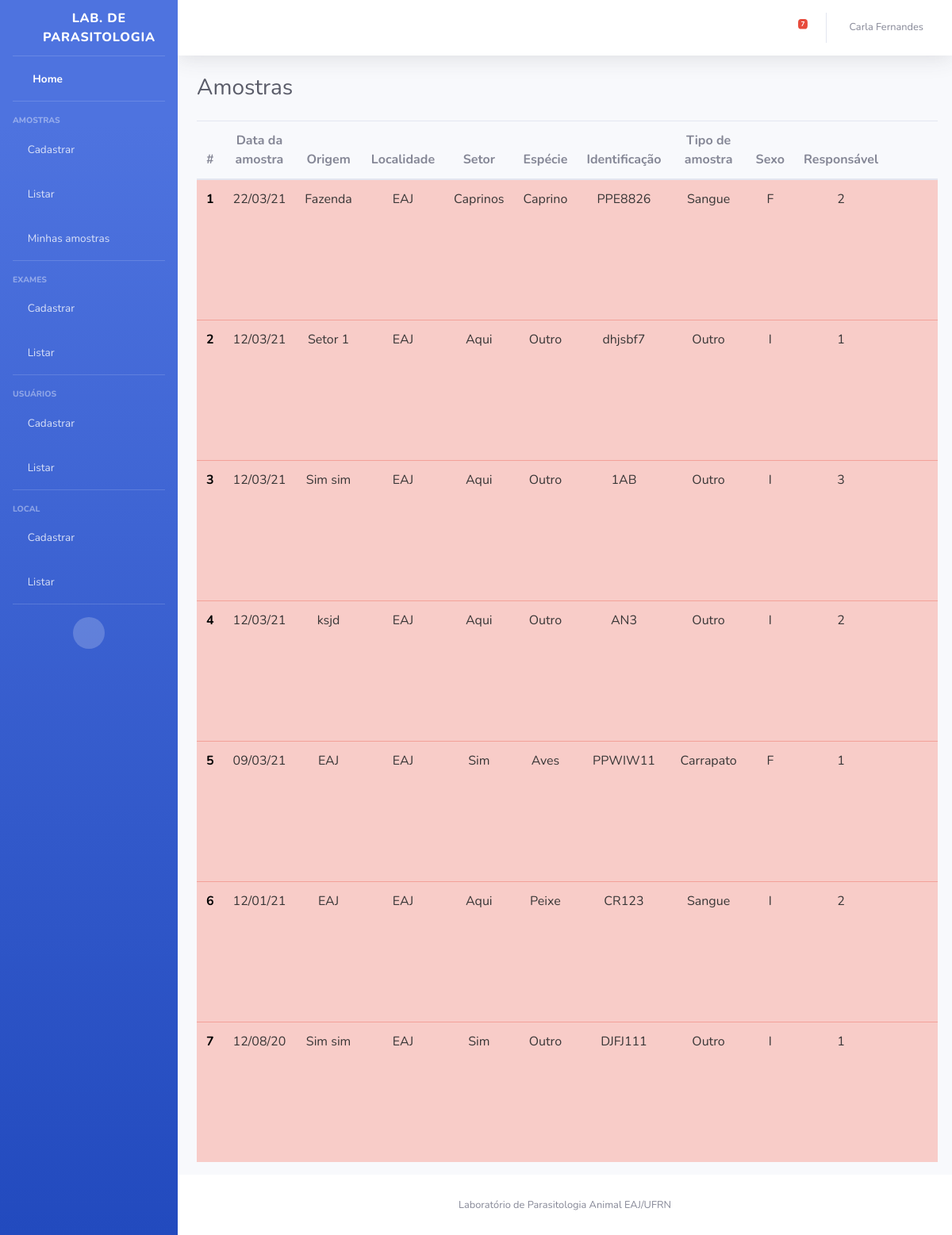
Screenshot of / (signed in) with the database file from the repository.
### Amostra/models.py (models this page shows, shortened)
class Amostra(models.Model):
    identificacao = models.CharField(max_length=10)
    origem = models.CharField(max_length=200)
    responsavel = models.ForeignKey(User, on_delete=models.CASCADE, null = True, related_name='amostras')
    localidade = models.ForeignKey(Local, on_delete=models.CASCADE, null = True, related_name='local')
    setor = models.CharField(max_length=200)
    data_coleta = models.DateField(default=date.today)
    tipo_amostra = models.CharField(max_length=2, choices=TIPOS_AMOSTRA, default='OU')
    especie_animal = models.CharField(max_length=2, choices=ESPECIES_ANIMAIS,default='OU')
    sexo_animal = models.CharField(max_length=1, choices=SEXO, default='I')
    status = models.BooleanField(default=True)
    exames = models.ManyToManyField(Exame, through='RealizacaoExame')
    created_at = models.DateField(default=date.today, null=True, blank=True)
    class Meta:
        ordering = ['-data_coleta','origem','localidade','setor','especie_animal','identificacao','tipo_amostra']

### Local/models.py (models this page shows)
class Local(models.Model):
    nome = models.CharField(max_length=200)
    def __str__(self):
        return self.nome

### Amostra/views.py (the view)
# urls.py: path('', views.listar_amostras, name='listar'),
@login_required
def listar_amostras(request):
    amostras = Amostra.objects.filter(status = True)
    quinze = date.today() - timedelta(days=15)
    dez = date.today() - timedelta(days=10)
    context = {'lista_amostras': amostras, 'titulo': "Amostras", 'amostrasUsuario': False,
               'finalizadas': False, 'paginaRetorno': 'Amostra:listar','quinze':quinze,'dez':dez}
    return render(request, 'Amostra/listar.html', context)

### Amostra/context_processors.py (called while the page is built)
def amostras_pendentes(request):
    if (request.user.is_authenticated):
        amostras = Amostra.objects.filter(
            responsavel=request.user, status=True,
            data_coleta__lte = date.today()- timedelta(days=10))
    else:
        amostras = Amostra.objects.filter(
            status=True,
            data_coleta__lte = date.today()- timedelta(days=10))
    return {
        'amostras_pendentes_count': amostras.count(),
        'amostras_pendentes': amostras.order_by('data_coleta')
    }

### templates/Amostra/listar.html (shortened to what this page needs)
{% extends "base.html" %}
{% block arquivos_js_css %}
{% load static %}
{% endblock %}
{% block titulo %}
{{ titulo }}
{% endblock %}
{% block content %}
	{% if lista_amostras %}
        <table id="amostraDT" class="table" cellspacing="0" width="100%">
          <thead >
            <th scope="col">#</th>
            <th><center>Data da amostra</center></th>
            <th><center>Origem</center></th>
            <th><center>Localidade</center></th>
            <th><center>Setor</center></th>
            <th><center>Espécie</center></th>
            <th><center>Identificação</center></th>
            <th><center>Tipo de amostra</center></th>
            <th><center>Sexo</center></th>
            <th><center>Responsável</center></th>
            <th></th>
          </thead>
            <tbody>
          {% for amostra in lista_amostras %}
                  {% if amostra.created_at <= dez and amostra.created_at > quinze %}
                  <tr class="table-warning">
                  {% elif amostra.created_at <= quinze %}
                  <tr class="table-danger">
                  {% else %}
                  <tr>
                  {% endif %}
                  <th scope="row"><font color="black"> <center>{{ forloop.counter }}</center></font></th>
                  <td><font color=#383636><center>{{ amostra.data_coleta|date:"d/m/y" }}</center></font></td>
                  <td><font color=#383636><center>{{ amostra.origem }}</center></font></td>
                  <td><font color=#383636><center>{{ amostra.localidade }}</center></font></td>
                  <td><font color=#383636><center>{{ amostra.setor }}</center></font></td>
                  <td><font color=#383636><center>{{ amostra.get_especie_animal_display }}</center></font></td>
                  <td><font color=#383636><center>{{ amostra.identificacao }}</center></font></td>
                  <td><font color=#383636><center>{{ amostra.get_tipo_amostra_display }}</center></font></td>
                  <td><font color=#383636><center>{{ amostra.sexo_animal }}</center></font></td>
                  <td><font color=#383636><center>{{ amostra.exames.count }}</center></font></td>
                  <td>
                      <a href="{% url 'amostra:detalhes' pk=amostra.pk %}" class="btn btn-primary-outline" data-toggle="tooltip" title="Detalhes">
                        <i class="fa fa-search" aria-hidden="true" style="color:#165d08"></i>
                      </a>
                      {% if not finalizadas  %}
                          {% if user.is_superuser or amostrasUsuario or amostra.responsavel.pk == user.pk %}
                                <a href="{% url 'amostra:editar' pk=amostra.pk %}?next={{ request.path }}" class="btn btn-warning-outline"
                                        data-toggle="tooltip" title="Editar">
                                    <i class="fas fa-pencil-alt" style="color:blue"></i>
                                </a>
                                <a href="" class="btn btn-danger-outline" data-toggle="modal" data-target="#fm-modal-grid-{{amostra.pk}}"
                                        data-tt="tooltip" title="Deletar">
                                    <i class="fa fa-trash" aria-hidden="true" style="color:black"></i>
                                </a>
                                <a href="" class="btn btn-danger-outline" data-toggle="modal" data-target="#mudar-status-{{amostra.pk}}"
                                    data-tt="tooltip" title="Finalizar amostra">
                                    <i class="fas fa-times-circle" aria-hidden="true" style="color:red"></i>
                                </a>
                        {% endif %}
                      {% endif %}
                  </td>
              </tr>
          {% endfor %}
          </tbody>
        </table>
      {% else %}
        <p>Não há amostras cadastradas!</p>
      {% endif %}
{% endblock %}

### templates/base.html (shortened to what this page needs)
<!DOCTYPE html>
<html lang="en">
{% load static %}
<head>
  <link href="{% static 'vendor/fontawesome-free/css/all.min.css' %}" rel="stylesheet" type="text/css">
  <link rel="stylesheet" type="text/css" href="{% static 'css/sb-admin-2.css' %}" />
</head>
<body id="page-top">
  <div id="wrapper">
     {% if user.is_authenticated %}
    <ul class="navbar-nav bg-gradient-primary sidebar sidebar-dark accordion" id="accordionSidebar">
      <a class="sidebar-brand d-flex align-items-center justify-content-center" href="{% url 'home:home' %}">
        <div class="sidebar-brand-icon rotate-n-15">
          <i class="fas fa-microscope"></i>
        </div>
        <div class="sidebar-brand-text mx-3">Lab. de Parasitologia</div>
      </a>
      <hr class="sidebar-divider my-0">
      <li class="nav-item active">
        <a class="nav-link" href="{% url 'amostra:home' %}">
          <i class="fas fa-fw fa-tachometer-alt"></i>
          <span>Home</span></a>
      </li>
      <hr class="sidebar-divider">
      <div class="sidebar-heading">
        Amostras
      </div>
      <li class="nav-item">
        <a class="nav-link collapsed" href="{% url 'amostra:adicionar' %}">
          <i class="fas fa-plus"></i>
          <span>Cadastrar</span>
        </a>
      </li>
      <li class="nav-item">
        <a class="nav-link collapsed" href="{% url 'amostra:listar' %}">
          <i class="fas fa-vials"></i>
          <span>Listar</span>
        </a>
      </li>
      <li class="nav-item">
        <a class="nav-link collapsed" href="{% url 'amostra:listarAmostraUser' pk=user.pk %}">
          <i class="fas fa-vial"></i>
          <span>Minhas amostras</span>
        </a>
      </li>
      <hr class="sidebar-divider">
      <div class="sidebar-heading">
        Exames
      </div>
      {% if user.is_superuser %}
      <li class="nav-item">
        <a class="nav-link collapsed" href="{% url 'exame:cadastrar' %}">
          <i class="fas fa-plus"></i>
          <span>Cadastrar</span>
        </a>
      </li>
      <li class="nav-item">
        <a class="nav-link collapsed" href="{% url 'exame:ListarExame' %}">
          <i class="fas fa-clipboard-list"></i>
          <span>Listar</span>
        </a>
      </li>
       <hr class="sidebar-divider">
       <div class="sidebar-heading">
        Usuários
      </div>
      <li class="nav-item">
        <a class="nav-link collapsed" href="{% url 'usuario:cadastrar' %}">
          <i class="fas fa-plus"></i>
          <span>Cadastrar</span>
        </a>
      </li>
      <li class="nav-item">
        <a class="nav-link collapsed" href="{% url 'usuario:listar' %}">
          <i class="fas fa-users"></i>
          <span>Listar</span>
        </a>
      </li>
       <hr class="sidebar-divider">
      <div class="sidebar-heading">
        Local
      </div>
      <li class="nav-item">
        <a class="nav-link collapsed" href="{% url 'local:cadastrarLocal' %}">
          <i class="fas fa-plus"></i>
          <span>Cadastrar</span>
        </a>
      </li>
      <li class="nav-item">
        <a class="nav-link collapsed" href="{% url 'local:listarLocal' %}">
          <i class="fa fa-clipboard-list"></i>
          <span>Listar</span>
        </a>
      </li>
      {% endif %}
      <hr class="sidebar-divider d-none d-md-block">
      <div class="text-center d-none d-md-inline">
        <button class="rounded-circle border-0" id="sidebarToggle"></button>
      </div>
    </ul>
    <div id="content-wrapper" class="d-flex flex-column">
      <div id="content">
        <nav class="navbar navbar-expand navbar-light bg-white topbar mb-4 static-top shadow">
          <ul class="navbar-nav ml-auto">
            <li class="nav-item dropdown no-arrow mx-1">
              <a class="nav-link dropdown-toggle" href="#" id="alertsDropdown" role="button" data-toggle="dropdown" aria-haspopup="true" aria-expanded="false">
                <i class="fas fa-bell fa-fw"></i>
                <span class="badge badge-danger badge-counter">{{ amostras_pendentes_count }}</span>
              </a>
            </li>
            <li class="nav-item dropdown no-arrow">
              <a class="nav-link dropdown-toggle" href="#" id="userDropdown" role="button" data-toggle="dropdown" aria-haspopup="true" aria-expanded="false">
                <span class="mr-2 d-none d-lg-inline text-gray-600 small">{{user.first_name}} {{user.last_name}}</span>
              </a>
            </li>
          </ul>
        </nav>
        {% endif %}
        <div class="container-fluid">
          <div class="d-sm-flex align-items-center justify-content-between mb-4">
            <h1 class="h3 mb-0 text-gray-800">
              {% block titulo %}
              {% endblock %}
            </h1>
          </div>
          {% block content %}{% endblock %}
        </div>
      </div>
      <footer class="sticky-footer bg-white">
        <div class="container my-auto">
          <div class="copyright text-center my-auto">
            <span> Laboratório de Parasitologia Animal EAJ/UFRN</span>
          </div>
        </div>
      </footer>
    </div>
  </div>
</body>
</html>

### rows the page displays
Amostra: data_coleta "22/03/21", origem "Fazenda", localidade "EAJ", setor "Caprinos", especie_animal "Caprino", identificacao "PPE8826", tipo_amostra "Sangue", sexo_animal "F", exames.count "2"
Amostra: data_coleta "12/03/21", origem "Setor 1", localidade "EAJ", setor "Aqui", especie_animal "Outro", identificacao "dhjsbf7", tipo_amostra "Outro", sexo_animal "I", exames.count "1"
Amostra: data_coleta "12/03/21", origem "Sim sim", localidade "EAJ", setor "Aqui", especie_animal "Outro", identificacao "1AB", tipo_amostra "Outro", sexo_animal "I", exames.count "3"
Amostra: data_coleta "12/03/21", origem "ksjd", localidade "EAJ", setor "Aqui", especie_animal "Outro", identificacao "AN3", tipo_amostra "Outro", sexo_animal "I", exames.count "2"
Amostra: data_coleta "09/03/21", origem "EAJ", localidade "EAJ", setor "Sim", especie_animal "Aves", identificacao "PPWIW11", tipo_amostra "Carrapato", sexo_animal "F", exames.count "1"
Amostra: data_coleta "12/01/21", origem "EAJ", localidade "EAJ", setor "Aqui", especie_animal "Peixe", identificacao "CR123", tipo_amostra "Sangue", sexo_animal "I", exames.count "2"
Amostra: data_coleta "12/08/20", origem "Sim sim", localidade "EAJ", setor "Sim", especie_animal "Outro", identificacao "DJFJ111", tipo_amostra "Outro", sexo_animal "I", exames.count "1"

### other values shown
{{ amostras_pendentes_count }} "7"
{{ user.first_name }} "Carla"
{{ user.last_name }} "Fernandes"
{{ titulo }} "Amostras"
